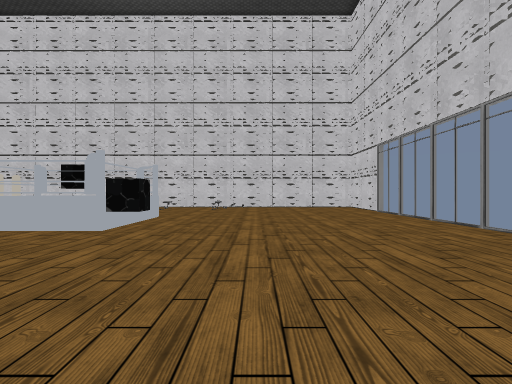
[1] (above)

13 first-person views from a walk through a 3-D level made in the Unity game engine. The camera is 1.4 m above the floor, looks level and sees 75° across. Doors are open. The floor is counted in squares, 2 m on a side. Each view is taken from the middle of a square. On the plan, view 1 faces up. The plan holds only what a view shows up to about 10 squares ahead; the rest is blank. The player character is not drawn. Some animated figures are left out. Some surface patterns are stand-ins.

[2]
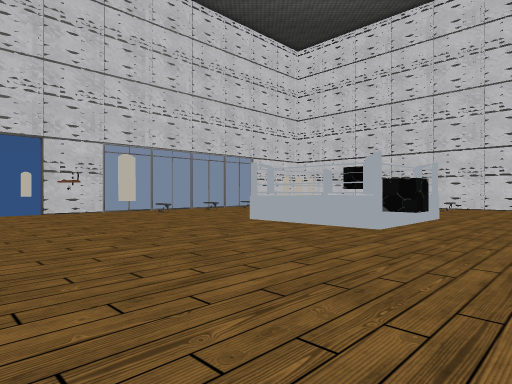

[3]
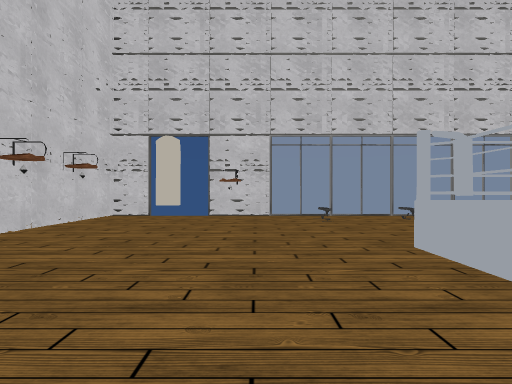

[4]
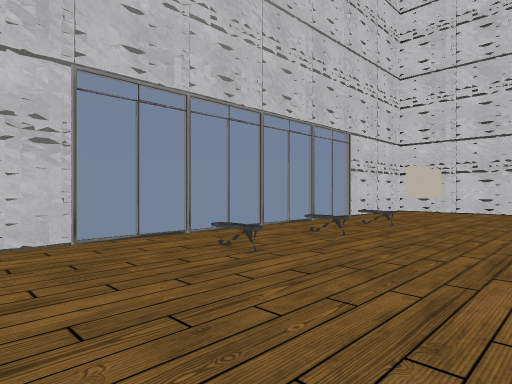

[5]
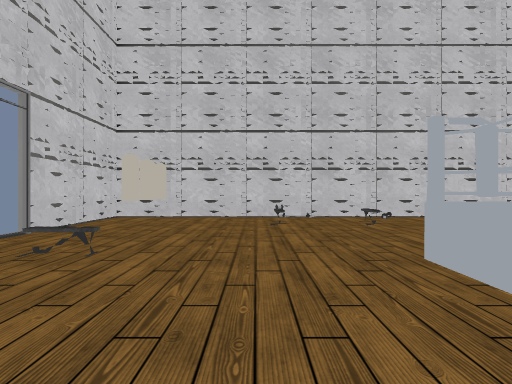

[6]
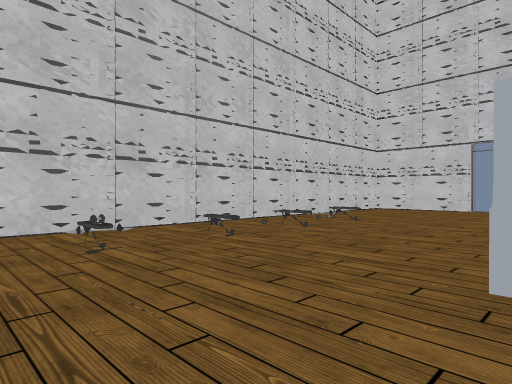

[7]
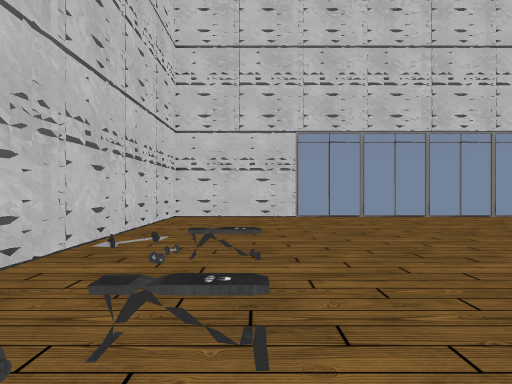

[8]
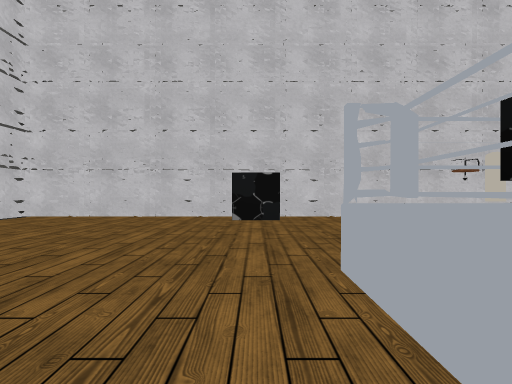

[9]
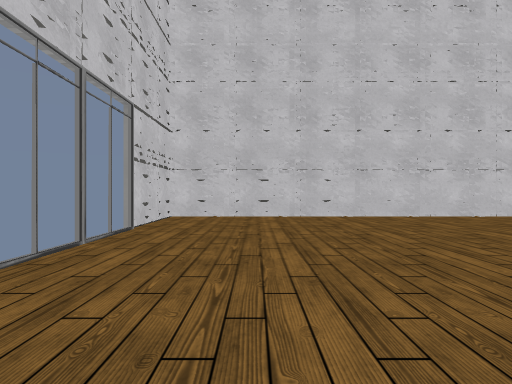

[10]
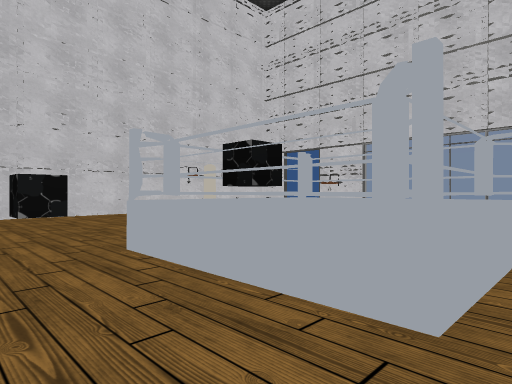

[11]
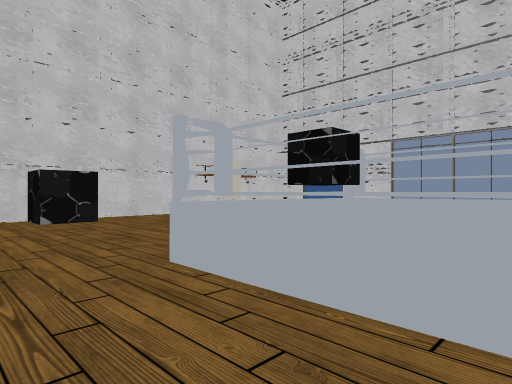

[12]
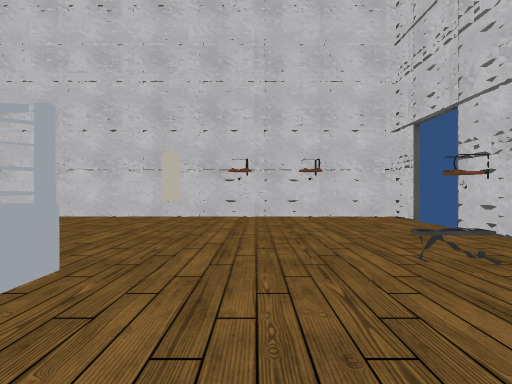

[13]
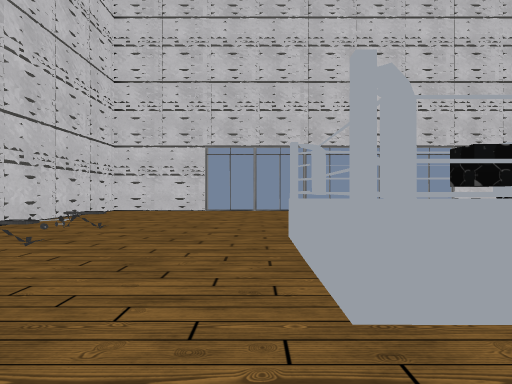

### Floor plan
Key: @ floor where view 1 was taken; # wall or solid block; . floor; D open door; = window, fence, low wall or low ledge; O other object.
Columns run from 12 left of view 1 to 5 right of it. Each row starts with its distance up from view 1.
 16 ##################
 15 #.O..............#
 14 #.O..............#
 13 #.O.O.O.O.O......#
 12 #...O............#
 11 =................#
 10 =.O..............#
  9 #.....OOOO.......#
  8 =.O...OOOO.......#
  7 =.....OOOO.......#
  6 =.O...OOOO.......#
  5 =.........O......#
  4 #................#
  3 O.....O..........#
  2 D................#
  1 D................#
  0 #...........@....#
 -1 ##################

Where each view was taken, in squares from view 1:
view 1: 0 up, 0 right, facing up
view 2: 0 up, 0 right, facing up-left
view 3: 4 up, 2 left, facing left
view 4: 3 up, 7 left, facing up-left
view 5: 6 up, 8 left, facing up
view 6: 9 up, 9 left, facing up-right
view 7: 13 up, 5 left, facing right
view 8: 9 up, 2 left, facing down
view 9: 9 up, 2 right, facing down
view 10: 10 up, 1 left, facing down-left
view 11: 9 up, 1 left, facing down-left
view 12: 9 up, 8 left, facing down
view 13: 10 up, 8 left, facing right
